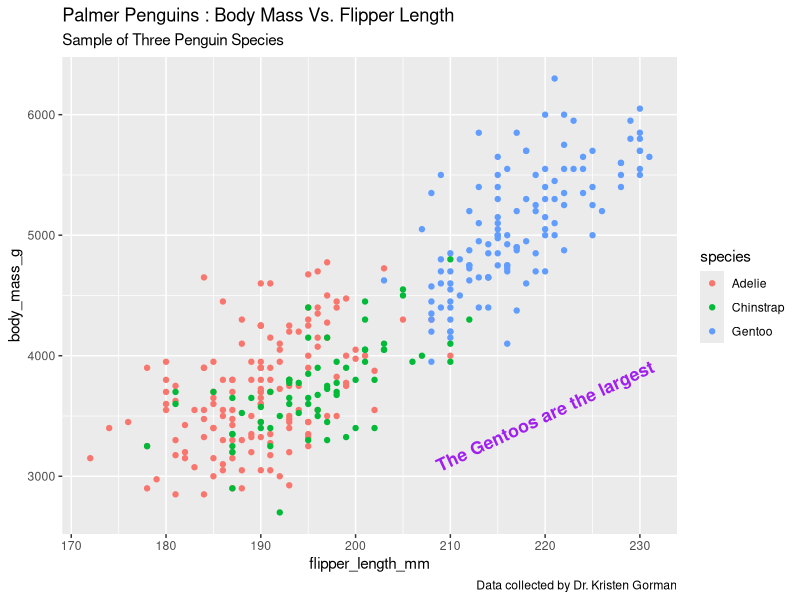
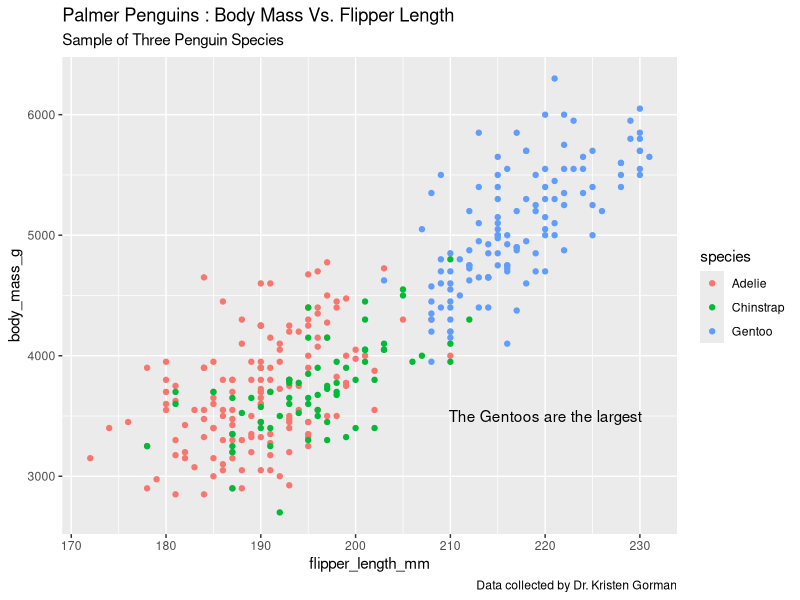

Source code (R) for these figures, in order:
install.packages("ggplot2")
install.packages('palmerpenguins')
library(ggplot2)
library(palmerpenguins)

ggplot(data=penguins)+
    geom_point(mapping=aes(x=flipper_length_mm,y=body_mass_g,color=species))+
    labs(title="Palmer Penguins : Body Mass Vs. Flipper Length",subtitle="Sample of Three Penguin Species",
        caption="Data collected by Dr. Kristen Gorman")+
    annotate("text", x = 220,y=3500,label="The Gentoos are the largest",color="purple",fontface="bold",size=4.5,angle=25)

p <- ggplot(data=penguins)+
    geom_point(mapping=aes(x=flipper_length_mm,y=body_mass_g,color=species))+
    labs(title="Palmer Penguins : Body Mass Vs. Flipper Length",subtitle="Sample of Three Penguin Species",
        caption="Data collected by Dr. Kristen Gorman")

p+annotate("text",x=220,y=3500,label="The Gentoos are the largest")